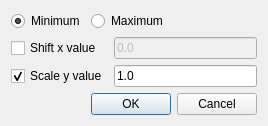
<?xml version="1.0" encoding="UTF-8"?>
<ui version="4.0">
 <class>specNormalizeActionDialog</class>
 <widget class="QDialog" name="specNormalizeActionDialog">
  <property name="geometry">
   <rect>
    <x>0</x>
    <y>0</y>
    <width>228</width>
    <height>112</height>
   </rect>
  </property>
  <property name="windowTitle">
   <string>Dialog</string>
  </property>
  <layout class="QGridLayout" name="gridLayout_2">
   <item row="0" column="0">
    <widget class="QRadioButton" name="minimum">
     <property name="text">
      <string>Minimum</string>
     </property>
     <property name="checked">
      <bool>true</bool>
     </property>
    </widget>
   </item>
   <item row="0" column="1">
    <widget class="QRadioButton" name="maximum">
     <property name="text">
      <string>Maximum</string>
     </property>
    </widget>
   </item>
   <item row="1" column="0" colspan="2">
    <layout class="QGridLayout" name="gridLayout">
     <item row="0" column="0">
      <widget class="QCheckBox" name="shiftXValue">
       <property name="text">
        <string>Shift x value</string>
       </property>
      </widget>
     </item>
     <item row="0" column="1">
      <widget class="QLineEdit" name="xValue">
       <property name="enabled">
        <bool>false</bool>
       </property>
       <property name="text">
        <string>0.0</string>
       </property>
      </widget>
     </item>
     <item row="1" column="0">
      <widget class="QCheckBox" name="scaleYValue">
       <property name="text">
        <string>Scale y value</string>
       </property>
       <property name="checked">
        <bool>true</bool>
       </property>
      </widget>
     </item>
     <item row="1" column="1">
      <widget class="QLineEdit" name="yValue">
       <property name="text">
        <string>1.0</string>
       </property>
      </widget>
     </item>
    </layout>
   </item>
   <item row="2" column="0">
    <spacer name="horizontalSpacer">
     <property name="orientation">
      <enum>Qt::Horizontal</enum>
     </property>
     <property name="sizeHint" stdset="0">
      <size>
       <width>66</width>
       <height>20</height>
      </size>
     </property>
    </spacer>
   </item>
   <item row="2" column="1">
    <widget class="QDialogButtonBox" name="buttonBox">
     <property name="orientation">
      <enum>Qt::Horizontal</enum>
     </property>
     <property name="standardButtons">
      <set>QDialogButtonBox::Cancel|QDialogButtonBox::Ok</set>
     </property>
    </widget>
   </item>
  </layout>
 </widget>
 <tabstops>
  <tabstop>buttonBox</tabstop>
  <tabstop>minimum</tabstop>
  <tabstop>maximum</tabstop>
  <tabstop>shiftXValue</tabstop>
  <tabstop>xValue</tabstop>
  <tabstop>scaleYValue</tabstop>
  <tabstop>yValue</tabstop>
 </tabstops>
 <resources/>
 <connections>
  <connection>
   <sender>buttonBox</sender>
   <signal>accepted()</signal>
   <receiver>specNormalizeActionDialog</receiver>
   <slot>accept()</slot>
   <hints>
    <hint type="sourcelabel">
     <x>223</x>
     <y>97</y>
    </hint>
    <hint type="destinationlabel">
     <x>157</x>
     <y>111</y>
    </hint>
   </hints>
  </connection>
  <connection>
   <sender>buttonBox</sender>
   <signal>rejected()</signal>
   <receiver>specNormalizeActionDialog</receiver>
   <slot>reject()</slot>
   <hints>
    <hint type="sourcelabel">
     <x>223</x>
     <y>103</y>
    </hint>
    <hint type="destinationlabel">
     <x>227</x>
     <y>111</y>
    </hint>
   </hints>
  </connection>
  <connection>
   <sender>shiftXValue</sender>
   <signal>toggled(bool)</signal>
   <receiver>xValue</receiver>
   <slot>setEnabled(bool)</slot>
   <hints>
    <hint type="sourcelabel">
     <x>57</x>
     <y>33</y>
    </hint>
    <hint type="destinationlabel">
     <x>147</x>
     <y>40</y>
    </hint>
   </hints>
  </connection>
  <connection>
   <sender>scaleYValue</sender>
   <signal>toggled(bool)</signal>
   <receiver>yValue</receiver>
   <slot>setEnabled(bool)</slot>
   <hints>
    <hint type="sourcelabel">
     <x>38</x>
     <y>66</y>
    </hint>
    <hint type="destinationlabel">
     <x>125</x>
     <y>63</y>
    </hint>
   </hints>
  </connection>
 </connections>
</ui>
